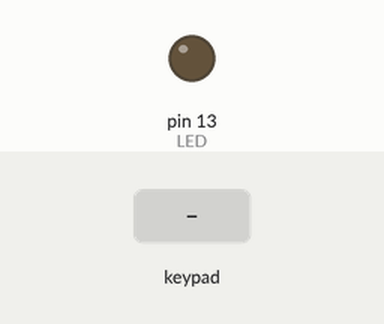
A sketch run on a simulated Arduino Uno, built with avr-gcc and run on an emulated ATmega328P. Shown: output pins drawn as LEDs (lit = HIGH). The inputs (shaded band) are chosen by the test bench.

Above: at 1.2 s.
1.3 s: key '0' pressed
At 1.37 s:
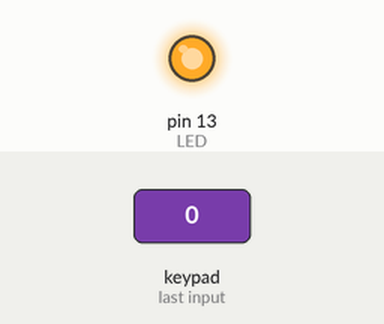
Timing chart, 0 to 4.3 s (numbered marks = the images above; inputs shaded):
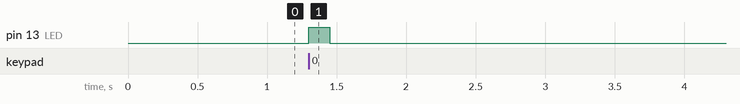

The sketch:

MPR121.ino
```cpp
#include <Wire.h>
#include "Adafruit_MPR121.h"

const int LED = 13;

#ifndef _BV
#define _BV(bit) (1 << (bit))
#endif

// You can have up to 4 on one i2c bus but one is enough for testing!
Adafruit_MPR121 cap = Adafruit_MPR121();

// Keeps track of the last pins touched
// so we know when buttons are 'released'
uint16_t lasttouched = 0;
uint16_t currtouched = 0;

void setup() {
  pinMode(LED, OUTPUT);

  // Default address is 0x5A, if tied to 3.3V its 0x5B
  // If tied to SDA its 0x5C and if SCL then 0x5D
  if (!cap.begin(0x5A)) {
    while (1)
      ;
  }
}

void loop() {
  // Get the currently touched pads
  currtouched = cap.touched();

  for (uint8_t i = 0; i < 12; i++) {
    // it if *is* touched and *wasnt* touched before, alert!
    if ((currtouched & _BV(i)) && !(lasttouched & _BV(i))) {
      if (i == 0) {
        digitalWrite(LED, HIGH);
      } else if (i == 1) {
        // do something else
      }
    }

    // if it *was* touched and now *isnt*, alert!
    if (!(currtouched & _BV(i)) && (lasttouched & _BV(i))) {
      digitalWrite(LED, LOW);
    }
  }

  // reset our state
  lasttouched = currtouched;
}
```

Measured:
- after the input at 1.3 s, pin 13 (LED): LOW → HIGH at once, → LOW 0.15 s later
